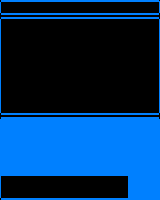

A 2D game scene composited from a Tiled map and its tileset images. What follows is a short description and the map's XML, with every tile layer's data as written:
An orthogonal 20x25 tile map with 8x8 px tiles, 1 tile layer (Capa de patrones 1).

<map version="1.10" tiledversion="1.11.0" orientation="orthogonal" renderorder="right-down" width="20" height="25" tilewidth="8" tileheight="8" infinite="0" nextlayerid="2" nextobjectid="1">
 <tileset firstgid="1" name="Tileset" tilewidth="8" tileheight="8" tilecount="20" columns="20">
  <image source="FrameTileset.png" width="160" height="8" />
 </tileset>
 <layer id="1" name="Capa de patrones 1" width="20" height="25">
  <data encoding="csv">
1,12,12,12,12,12,12,12,12,12,12,12,12,12,12,12,12,12,12,2,
3,13,13,13,13,13,13,13,13,13,13,13,13,13,13,13,13,13,13,4,
5,14,14,14,14,14,14,14,14,14,14,14,14,14,14,14,14,14,14,6,
15,16,16,16,16,16,16,16,16,16,16,16,16,16,16,16,16,16,16,17,
15,16,16,16,16,16,16,16,16,16,16,16,16,16,16,16,16,16,16,17,
15,16,16,16,16,16,16,16,16,16,16,16,16,16,16,16,16,16,16,17,
15,16,16,16,16,16,16,16,16,16,16,16,16,16,16,16,16,16,16,17,
15,16,16,16,16,16,16,16,16,16,16,16,16,16,16,16,16,16,16,17,
15,16,16,16,16,16,16,16,16,16,16,16,16,16,16,16,16,16,16,17,
15,16,16,16,16,16,16,16,16,16,16,16,16,16,16,16,16,16,16,17,
15,16,16,16,16,16,16,16,16,16,16,16,16,16,16,16,16,16,16,17,
15,16,16,16,16,16,16,16,16,16,16,16,16,16,16,16,16,16,16,17,
15,16,16,16,16,16,16,16,16,16,16,16,16,16,16,16,16,16,16,17,
15,16,16,16,16,16,16,16,16,16,16,16,16,16,16,16,16,16,16,17,
7,18,18,18,18,18,18,18,18,18,18,18,18,18,18,18,18,18,18,8,
9,9,9,9,9,9,9,9,9,9,9,9,9,9,9,9,9,9,9,9,
9,9,9,9,9,9,9,9,9,9,9,9,9,9,9,9,9,9,9,9,
9,9,9,9,9,9,9,9,9,9,9,9,9,9,9,9,9,9,9,9,
9,9,9,9,9,9,9,9,9,9,9,9,9,9,9,9,9,9,9,9,
9,9,9,9,9,9,9,9,9,9,9,9,9,9,9,9,9,9,9,9,
9,9,9,9,9,9,9,9,9,9,9,9,9,9,9,9,9,9,9,9,
9,9,9,9,9,9,9,9,9,9,9,9,9,9,9,9,9,9,9,9,
15,16,16,16,16,16,16,16,16,16,16,16,16,16,16,16,9,9,9,9,
15,16,16,16,16,16,16,16,16,16,16,16,16,16,16,16,9,9,9,9,
10,19,19,19,19,19,19,19,19,19,19,19,19,19,19,19,9,9,9,9
</data>
 </layer>
</map>
